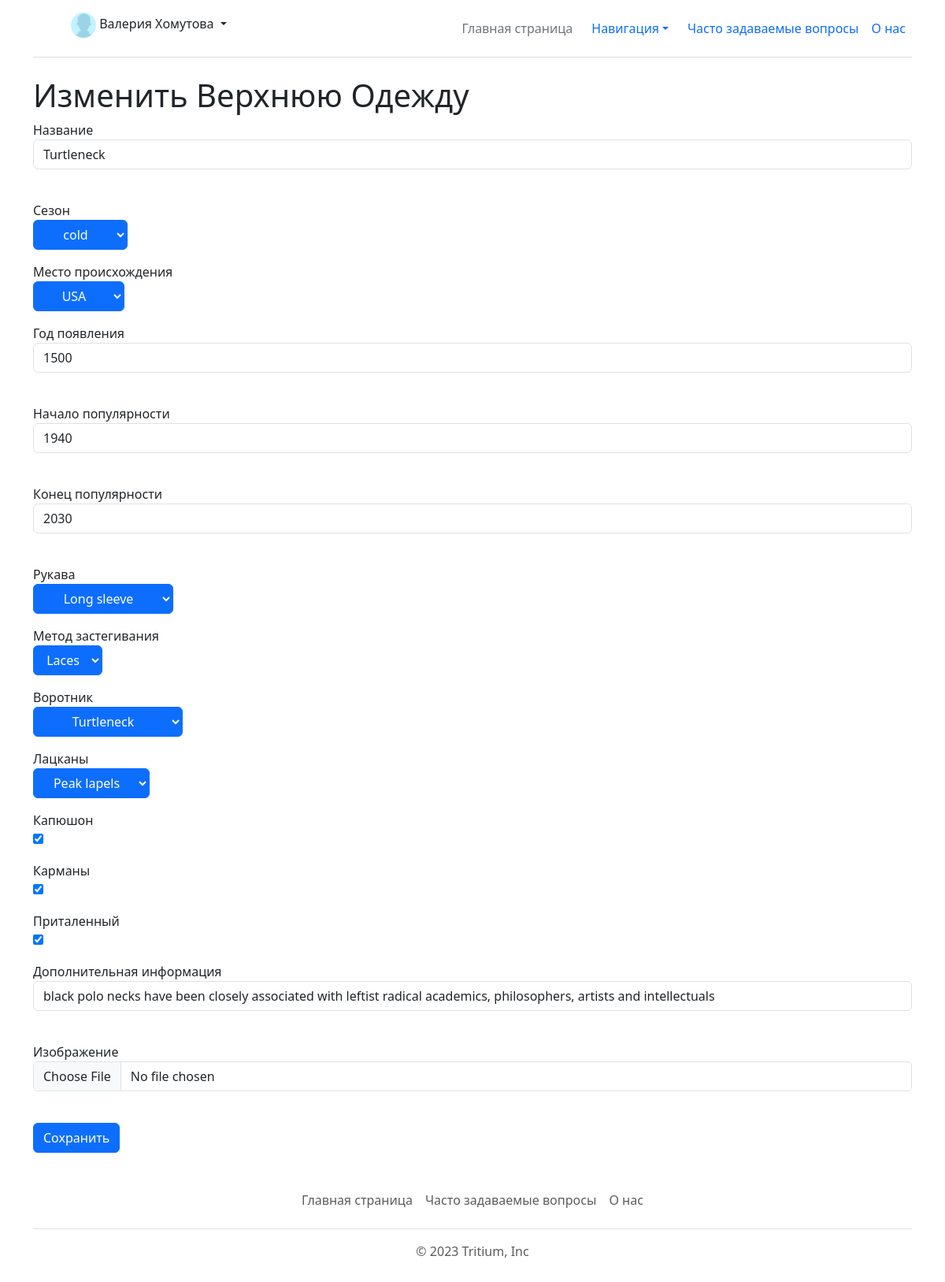
The app's page /clothes/edit/Upper_body/1 (signed in) with its own data.
### data/models/user.py (models this page shows, shortened)
class User(SqlAlchemyBase, UserMixin, SerializerMixin):
    __tablename__ = 'users'
    id = sqlalchemy.Column(sqlalchemy.Integer,
                           primary_key=True, autoincrement=True)
    name = sqlalchemy.Column(sqlalchemy.String, nullable=True)
    email = sqlalchemy.Column(sqlalchemy.String, unique=True, nullable=False)
    hashed_password = sqlalchemy.Column(sqlalchemy.String, nullable=False)
    access = sqlalchemy.Column(sqlalchemy.Integer, nullable=True, default=1)
    deleted = sqlalchemy.Column(sqlalchemy.Boolean, default=0)

### data/models/main_tables.py (models this page shows)
class UpperBody(SqlAlchemyBase, SerializerMixin):
    __tablename__ = 'Upper_body'
    id = sqlalchemy.Column(sqlalchemy.Integer,
                           primary_key=True, autoincrement=True)
    name = sqlalchemy.Column(sqlalchemy.String, nullable=True)
    season = sqlalchemy.Column(sqlalchemy.Integer, sqlalchemy.ForeignKey("Seasons.id"), nullable=True)
    origin = sqlalchemy.Column(sqlalchemy.Integer, sqlalchemy.ForeignKey("Countries.id"), nullable=True)
    appearance_year = sqlalchemy.Column(sqlalchemy.Integer, nullable=True)
    popularity_start = sqlalchemy.Column(sqlalchemy.Integer, nullable=True)
    popularity_end = sqlalchemy.Column(sqlalchemy.Integer, nullable=True)
    sleeves = sqlalchemy.Column(sqlalchemy.Integer, sqlalchemy.ForeignKey("Sleeves.id"), nullable=True)
    clasp = sqlalchemy.Column(sqlalchemy.Integer, sqlalchemy.ForeignKey("Clasps.id"), nullable=True)
    collar = sqlalchemy.Column(sqlalchemy.Integer, sqlalchemy.ForeignKey("Collars.id"), nullable=True)
    hood = sqlalchemy.Column(sqlalchemy.Boolean, nullable=True)
    lapels = sqlalchemy.Column(sqlalchemy.Integer, sqlalchemy.ForeignKey("Lapels.id"), nullable=True)
    pockets = sqlalchemy.Column(sqlalchemy.Boolean, nullable=True)
    fitted = sqlalchemy.Column(sqlalchemy.Integer, nullable=True)
    features = sqlalchemy.Column(sqlalchemy.String, nullable=True)
    picture = sqlalchemy.Column(sqlalchemy.String, nullable=True)
    deleted = sqlalchemy.Column(sqlalchemy.Integer, nullable=True, default=0)

### main.py (the view, shortened to what this page needs)
@app.route("/clothes/edit/Upper_body/<int:id_>", methods=['GET', 'POST'])
@login_required
def upper_body_edit(id_):
    db_sess = db_session.create_session()
    if current_user.access < 2:
        abort(403)
    old_obj = db_sess.get(UpperBody, id_)
    if not old_obj:
        abort(404)
    form = UpperBodyForm()
    old = {"name": old_obj.name,
           "appearance_year": old_obj.appearance_year,
           "popularity_start": old_obj.popularity_start,
           "popularity_end": old_obj.popularity_end,
           "season": db_sess.get(Seasons, old_obj.season).name if db_sess.get(Seasons, old_obj.season) else "",
           "origin": db_sess.get(Countries, old_obj.origin).name if db_sess.get(Countries, old_obj.origin) else "",
           "collar": db_sess.get(Collars, old_obj.collar).name if db_sess.get(Collars, old_obj.collar) else "",
           "clasp": db_sess.get(Clasps, old_obj.clasp).name if db_sess.get(Clasps, old_obj.clasp) else "",
           "sleeves": db_sess.get(Sleeves, old_obj.sleeves).name if db_sess.get(Sleeves, old_obj.sleeves) else "",
           "lapels": db_sess.get(Lapels, old_obj.lapels).name if db_sess.get(Lapels, old_obj.lapels) else "",
           "hood": old_obj.hood,
           "fitted": old_obj.fitted,
           "pockets": old_obj.pockets,
           "features": old_obj.features}
    seasons_opt = [i.name for i in db_sess.query(Seasons).filter(Seasons.deleted == 0).all()]
    origin_opt = [i.name for i in db_sess.query(Countries).filter(Countries.deleted == 0).all()]
    clasp_opt = [i.name for i in db_sess.query(Clasps).filter(Clasps.deleted == 0).all()]
    sleeves_opt = [i.name for i in db_sess.query(Sleeves).filter(Sleeves.deleted == 0).all()]
    collar_opt = [i.name for i in db_sess.query(Collars).filter(Collars.deleted == 0).all()]
    lapel_opt = [i.name for i in db_sess.query(Lapels).filter(Lapels.deleted == 0).all()]
    form.season.choices = seasons_opt
    form.origin.choices = origin_opt
    form.clasp.choices = clasp_opt
    form.sleeves.choices = sleeves_opt
    form.collar.choices = collar_opt
    form.lapels.choices = lapel_opt
    form.name.default = old["name"]
    form.appearance_year.default = old["appearance_year"]
    form.popularity_start.default = old["popularity_start"]
    form.popularity_end.default = old["popularity_end"]
    form.popularity_end.default = old["popularity_end"]
    form.features.default = old["features"]
    form.season.default = old["season"]
    form.sleeves.default = old["sleeves"]
    form.collar.default = old["collar"]
    form.lapels.default = old["collar"]
    form.fitted.default = old["fitted"]
    form.pockets.default = old["pockets"]
    form.hood.default = old["hood"]
    form.clasp.default = old["clasp"]
    form.process()
    return render_template("upper_body_add.html", form=form, title="Изменить Верхнюю Одежду", old=old)

### data/forms/clothes_forms.py
class UpperBodyForm(FlaskForm):
    name = StringField("Название")
    season = SelectField("Сезон")
    origin = SelectField("Место происхождения")
    appearance_year = IntegerField("Год появления")
    popularity_start = IntegerField("Начало популярности")
    popularity_end = IntegerField("Конец популярности")
    sleeves = SelectField("Рукава")
    clasp = SelectField("Метод застегивания")
    collar = SelectField("Воротник")
    hood = BooleanField("Капюшон")
    lapels = SelectField("Лацканы")
    pockets = BooleanField("Карманы")
    fitted = BooleanField("Приталенный")
    features = StringField("Дополнительная информация")
    picture = FileField("Изображение")
    submit = SubmitField('Сохранить')

### data/models/db_session.py (called while the page is built)
def create_session() -> Session:
    global __factory
    return __factory()

### main.py (called while the page is built)
@login_manager.user_loader
def load_user(user_id):
    db_sess = db_session.create_session()
    return db_sess.query(User).get(user_id)

### templates/upper_body_add.html (shortened to what this page needs)
{% extends "base.html" %}
{% block content %}
<h1>{{ title }}</h1>
<form action="" method="post" novalidate enctype="multipart/form-data">
    <p>
        {{ form.name.label }}<br>
        {{ form.name(class="form-control") }}<br>
    </p>
    <p>
        {{ form.season.label }}<br>
        {{ form.season(class="btn btn-primary dropdown-toggle") }}<br>
    </p>
    <p>
        {{ form.origin.label }}<br>
        {{ form.origin(class="btn btn-primary dropdown-toggle") }}<br>
    </p>
    <p>
        {{ form.appearance_year.label }}<br>
        {{ form.appearance_year(class="form-control") }}<br>
    </p>
    <p>
        {{ form.popularity_start.label }}<br>
        {{ form.popularity_start(class="form-control") }}<br>
    </p>
    <p>
        {{ form.popularity_end.label }}<br>
        {{ form.popularity_end(class="form-control") }}<br>
    </p>
    <p>
        {{ form.sleeves.label }}<br>
        {{ form.sleeves(class="btn btn-primary dropdown-toggle") }}<br>
    </p>
    <p>
        {{ form.clasp.label }}<br>
        {{ form.clasp(class="btn btn-primary dropdown-toggle") }}<br>
    </p>
    <p>
        {{ form.collar.label }}<br>
        {{ form.collar(class="btn btn-primary dropdown-toggle") }}<br>
    </p>
    <p>
        {{ form.lapels.label }}<br>
        {{ form.lapels(class="btn btn-primary dropdown-toggle") }}<br>
    </p>
    <p>
        {{ form.hood.label }}<br>
        {{ form.hood() }}<br>
    </p>
    <p>
        {{ form.pockets.label }}<br>
        {{ form.pockets() }}<br>
    </p>
    <p>
        {{ form.fitted.label }}<br>
        {{ form.fitted() }}<br>
    </p>
    <p>
        {{ form.features.label }}<br>
        {{ form.features(class="form-control") }}<br>
    </p>
    <p>
        {{ form.picture.label }}<br>
        {{ form.picture(class="form-control") }}<br>
    </p>
    <p>{{ form.submit(type="submit", class="btn btn-primary") }}</p>
</form>
{% endblock %}

### templates/base.html (shortened to what this page needs)
<!DOCTYPE html>
<html lang="en">
<head>
    <link href="https://cdn.jsdelivr.net/npm/bootstrap@5.3.0-alpha3/dist/css/bootstrap.min.css" rel="stylesheet"
>
</head>
<body>
<div class="container">
    <header class="d-flex flex-wrap align-items-center justify-content-center justify-content-md-between py-3 mb-4 border-bottom">
        <div class="col-md-3 mb-2 mb-md-0">
            <a href="/" class="d-inline-flex link-body-emphasis text-decoration-none">
                <svg class="bi" width="40" height="32" role="img" aria-label="Bootstrap">
                    <use xlink:href="#bootstrap"></use>
                </svg>
            </a>
        </div>
        <ul class="nav col-12 col-md-auto mb-2 justify-content-center mb-md-0">
            {% if current_user.is_authenticated %}
            <div style="position:absolute;left:90px" class="flex-shrink-0 dropdown">
                <a class="d-block link-dark text-decoration-none dropdown-toggle" data-bs-toggle="dropdown"
                   aria-expanded="false">
                    <img src="/static/img/pfp/base_png.jpg" alt="mdo" width="32" height="32" class="rounded-circle"> {{ current_user.name }}
                </a>
            </div>
            {%endif %}
            <li><a href="/main" class="nav-link px-2 link-secondary">Главная страница</a></li>
            <li class="nav-item dropdown">
                <nav class="">
                    <a class="nav-link dropdown-toggle" href="#" data-bs-toggle="dropdown" aria-expanded="false">Навигация</a>
                </nav>
            </li>
            <li><a href="/faq" class="nav-link px-2">Часто задаваемые вопросы</a></li>
            <li><a href="#" class="nav-link px-2">О нас</a></li>
        </ul>
    </header>
</div>
<main role="main" class="container">
{% block content %}{% endblock %}
</main>
<div class="container">
    <footer class="py-3 my-4">
        <ul class="nav justify-content-center border-bottom pb-3 mb-3">
            <li class="nav-item"><a href="/main" class="nav-link px-2 text-body-secondary">Главная страница</a></li>
            <li class="nav-item"><a href="/faq" class="nav-link px-2 text-body-secondary">Часто задаваемые вопросы</a></li>
            <li class="nav-item"><a href="#" class="nav-link px-2 text-body-secondary">О нас</a></li>
        </ul>
        <p class="text-center text-body-secondary">© 2023 Tritium, Inc</p>
    </footer>
</div>
</body>
</html>

### records on screen
User: name "Валерия Хомутова"
UpperBody: name "Turtleneck", season "cold", origin "USA", appearance_year "1500", popularity_start "1940", popularity_end "2030", sleeves "Long sleeve", clasp "Laces", collar "Turtleneck", lapels "Peak lapels", hood "☑", pockets "☑", fitted "☑", features "black polo necks have been closely associated with leftist radical academics, philosophers, artists and intellectuals"

### other values on screen
{{ title }} "Изменить Верхнюю Одежду"
